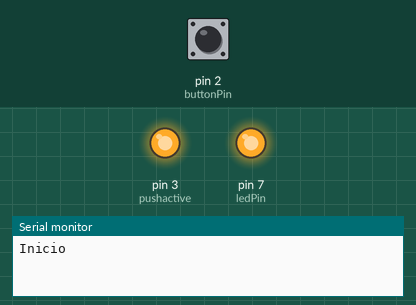
Recording of a sketch running on a simulated Arduino Uno, built for the host (arithmetic inside an expression is 32-bit, double 64-bit). Shown: output pins drawn as LEDs (lit = HIGH), the last lines printed to the serial monitor. The test bench sets the inputs (shaded band); at power-on: pin 2 (buttonPin) LOW. WiFi joins after 1.5 s; servers stay silent unless stated.

Above: at 2.2 s.
2.3 s: pin 2 (buttonPin) pulled HIGH for 0.15 s
At 2.5 s:
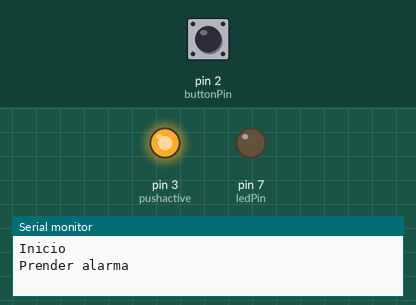
4.2 s: pin 2 (buttonPin) pulled HIGH for 3.2 s
At 8.7 s:
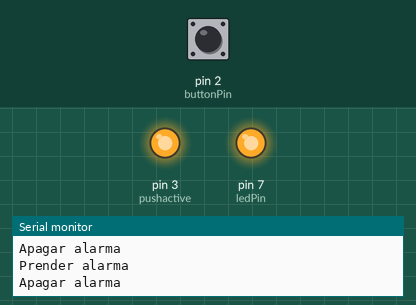
Timing chart, 0 to 10.2 s (numbered marks = the images above; inputs shaded):
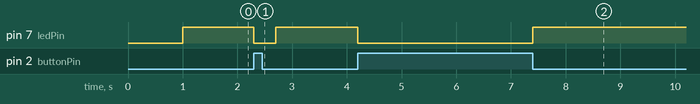

Measured:
- after the input at 2.3 s, pin 7 (ledPin): HIGH → LOW at once, → HIGH 0.40 s later
- after the input at 4.2 s, pin 7 (ledPin): HIGH → LOW at once, → HIGH 3.2 s later

The sketch:

HACKS5.ino.ino
```cpp
#include <SPI.h>
#include <Ethernet.h>

byte mac[] = { 0x90, 0xA2, 0xDA, 0x00, 0x9A, 0x55 }; //Alarma1
IPAddress serverIpEnvio(169,254,43,20);
IPAddress ip(169, 254, 43, 10);
IPAddress myDns(169, 254, 43, 1);
IPAddress gateway(169, 254, 43, 1);
IPAddress subnet(255, 255, 255, 0);

EthernetClient clientEnvio;
EthernetServer server(80);

const int buttonPin = 2;
const int ledPin =  7;
const int pushactive = 3;
int buttonState = 0;
int presionado = 0;
int estaEncendido = 0;
boolean lineaActualBlanco = true;
String cadena = "";

void setup() {
    Ethernet.begin(mac, ip, myDns, gateway, subnet);
    server.begin();
    Serial.begin(9600);
    delay(1000);
    Serial.println("Inicio");
    pinMode(buttonPin, INPUT);
    pinMode(pushactive,OUTPUT);
    pinMode(ledPin, OUTPUT);
    digitalWrite(ledPin, HIGH);
    digitalWrite(pushactive,HIGH);

}

void loop() {
  buttonState = digitalRead(buttonPin);
  if (buttonState == HIGH && presionado == 0) {
        digitalWrite(ledPin, LOW);
        Serial.println("Prender alarma");
        enviarCliente("1");
        estaEncendido = 1;
        presionado = 1;
        delay(200);
  } else if (buttonState == LOW && presionado == 1) {
        digitalWrite(ledPin, HIGH);
        Serial.println("Apagar alarma");
        enviarCliente("0");
        estaEncendido = 0;
        presionado = 0;
        delay(200);
  }

  EthernetClient client = server.available();
  if (client) {
    boolean currentLineIsBlank = true;
    while (client.connected()) {
      if (client.available()) {
        char c = client.read();
        cadena += c;
        if (c == '\n' && currentLineIsBlank) {
          client.println("HTTP/1.1 200 OK");
          client.println("Content-Type: text/html");
          client.println("Connection: close");
          client.println();
          // Serial.println(cadena);
          cadena = cadena.substring(12,13);
          if (cadena == "1") {
              digitalWrite(ledPin, LOW);
              Serial.println("Prender alarma: Remoto");
              estaEncendido = 1;
          }
          else if (cadena == "0"){
            digitalWrite(ledPin, HIGH);
            Serial.println("Apagar alarma: Remoto");
            estaEncendido = 0;
          }
          cadena = "";
        }
        if (c == '\n') {
          currentLineIsBlank = true;
        } else if (c != '\r') {
          currentLineIsBlank = false;
        }
      }
    }
    delay(1);
    client.stop();
  }
}

void enviarCliente(String valor)
{
  clientEnvio.connect(serverIpEnvio, 80);
  clientEnvio.print("GET /AlarmaTec/WebService.asmx/RecibeRemoto?");
  clientEnvio.print("numIP=");
  clientEnvio.print(Ethernet.localIP());
  clientEnvio.print("&valor=");
  clientEnvio.print(valor);
  clientEnvio.println(" HTTP/1.1");
  clientEnvio.println("Host: 169.254.43.20");
  clientEnvio.println();
  delay(1);
  clientEnvio.stop();
}
```
